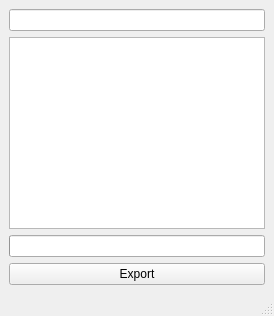
<?xml version="1.0" encoding="UTF-8"?>
<ui version="4.0">
  <class>MainWindow</class>
  <widget class="QMainWindow" name="MainWindow">
    <property name="windowTitle">
      <string>Ops Workbench</string>
    </property>
    <widget class="QWidget" name="centralwidget">
      <layout class="QVBoxLayout" name="verticalLayout">
        <item>
          <widget class="QLineEdit" name="filterEdit"/>
        </item>
        <item>
          <widget class="QTableView" name="ordersView"/>
        </item>
        <item>
          <widget class="QProgressBar" name="importProgress"/>
        </item>
        <item>
          <widget class="QPushButton" name="exportButton">
            <property name="text">
              <string>Export</string>
            </property>
          </widget>
        </item>
      </layout>
    </widget>
    <widget class="QStatusBar" name="statusbar"/>
  </widget>
  <resources/>
  <connections/>
</ui>
